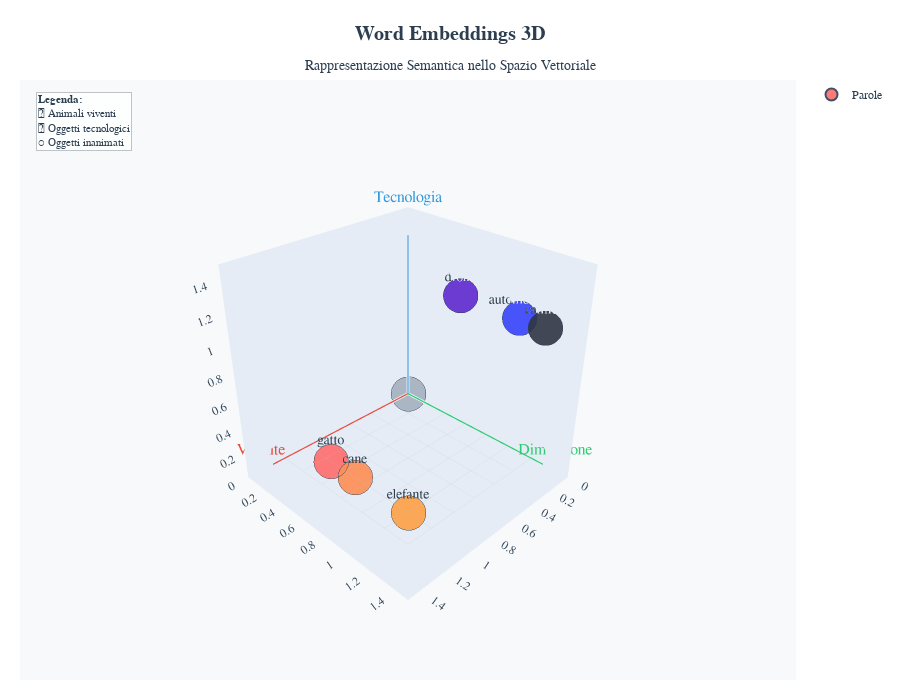

The notebook cell this image was saved under:
### Code cell
import plotly.graph_objects as go
import numpy as np

# Definizione delle parole e delle coordinate semantiche con colori semantici
parole_data = {
    "gatto": {"coords": (1, 0.25, 0), "color": "#FF6B6B", "category": "Animale"},
    "cane": {"coords": (1, 0.5, 0), "color": "#FF8E53", "category": "Animale"},
    "elefante": {"coords": (1, 1, 0), "color": "#FF9F43", "category": "Animale"},
    "drone": {"coords": (0, 0.5, 1), "color": "#5F27CD", "category": "Tecnologia"},
    "automobile": {"coords": (0, 1, 1), "color": "#3742FA", "category": "Tecnologia"},
    "camion": {"coords": (0, 1.2, 1), "color": "#2F3542", "category": "Tecnologia"},
    "pietra": {"coords": (0, 0, 0), "color": "#A4B0BE", "category": "Oggetto"},
}

# Estrazione coordinate e metadati
x = [data["coords"][0] for data in parole_data.values()]
y = [data["coords"][1] for data in parole_data.values()]
z = [data["coords"][2] for data in parole_data.values()]
labels = list(parole_data.keys())
colors = [data["color"] for data in parole_data.values()]
categories = [data["category"] for data in parole_data.values()]

# Creazione assi con stile migliorato
def create_axis_line(start, end, name, color='#2C3E50'):
    """Crea una linea per gli assi con freccia"""
    return go.Scatter3d(
        x=[start[0], end[0]], 
        y=[start[1], end[1]], 
        z=[start[2], end[2]],
        mode='lines',
        line=dict(color=color, width=6),
        name=name,
        showlegend=False,
        hoverinfo='skip'
    )

# Creazione frecce per gli assi
assi = [
    create_axis_line([0, 0, 0], [1.3, 0, 0], 'Asse X - Vivente', '#E74C3C'),
    create_axis_line([0, 0, 0], [0, 1.3, 0], 'Asse Y - Dimensione', '#2ECC71'),
    create_axis_line([0, 0, 0], [0, 0, 1.3], 'Asse Z - Tecnologia', '#3498DB')
]

# Aggiunta etichette degli assi con posizionamento migliorato
axis_labels = [
    go.Scatter3d(x=[1.4], y=[0], z=[0], mode='text', text=['Vivente'], 
                textfont=dict(size=16, color='#E74C3C', family="Arial Black"), 
                showlegend=False, hoverinfo='skip'),
    go.Scatter3d(x=[0], y=[1.4], z=[0], mode='text', text=['Dimensione'], 
                textfont=dict(size=16, color='#2ECC71', family="Arial Black"), 
                showlegend=False, hoverinfo='skip'),
    go.Scatter3d(x=[0], y=[0], z=[1.4], mode='text', text=['Tecnologia'], 
                textfont=dict(size=16, color='#3498DB', family="Arial Black"), 
                showlegend=False, hoverinfo='skip')
]

# Punti principali con stile migliorato
punti_principali = go.Scatter3d(
    x=x, y=y, z=z,
    mode='markers+text',
    text=labels,
    textposition='top center',
    textfont=dict(
        size=14,
        color='#2C3E50',
        family="Arial Bold"
    ),
    marker=dict(
        size=12,
        color=colors,
        line=dict(width=2, color='#2C3E50'),
        opacity=0.9,
        symbol='circle'
    ),
    name='Parole',
    hovertemplate='<b>%{text}</b><br>' +
                  'Vivente: %{x}<br>' +
                  'Dimensione: %{y}<br>' +
                  'Tecnologia: %{z}<br>' +
                  '<extra></extra>'
)

# Aggiunta griglia di riferimento sottile
def create_grid_lines():
    """Crea linee di griglia per facilitare la lettura"""
    grid_lines = []
    
    # Griglia sul piano XY (z=0)
    for i in np.arange(0, 1.3, 0.2):
        # Linee parallele all'asse X
        grid_lines.append(go.Scatter3d(
            x=[0, 1.2], y=[i, i], z=[0, 0],
            mode='lines', line=dict(color='#BDC3C7', width=1),
            showlegend=False, hoverinfo='skip', opacity=0.3
        ))
        # Linee parallele all'asse Y
        grid_lines.append(go.Scatter3d(
            x=[i, i], y=[0, 1.2], z=[0, 0],
            mode='lines', line=dict(color='#BDC3C7', width=1),
            showlegend=False, hoverinfo='skip', opacity=0.3
        ))
    
    return grid_lines

# Composizione della figura
fig = go.Figure(data=assi + axis_labels + [punti_principali] + create_grid_lines())

# Layout con impostazioni avanzate
fig.update_layout(
    title=dict(
        text='<b>Word Embeddings 3D</b><br><sub>Rappresentazione Semantica nello Spazio Vettoriale</sub>',
        x=0.5,
        font=dict(size=20, color='#2C3E50', family="Arial")
    ),
    width=900,   # Aumentata larghezza
    height=700,  # Aumentata altezza per bilanciare
    scene=dict(
        # Impostazioni assi migliorate
        xaxis=dict(
            title=dict(text='', font=dict(size=14, color='#E74C3C')),
            showspikes=False,
            showgrid=False,
            showline=False,
            zeroline=False,
            showticklabels=True,
            tickfont=dict(size=12, color='#34495E'),
            range=[0, 1.5]
        ),
        yaxis=dict(
            title=dict(text='', font=dict(size=14, color='#2ECC71')),
            showspikes=False,
            showgrid=False,
            showline=False,
            zeroline=False,
            showticklabels=True,
            tickfont=dict(size=12, color='#34495E'),
            range=[0, 1.5]
        ),
        zaxis=dict(
            title=dict(text='', font=dict(size=14, color='#3498DB')),
            showspikes=False,
            showgrid=False,
            showline=False,
            zeroline=False,
            showticklabels=True,
            tickfont=dict(size=12, color='#34495E'),
            range=[0, 1.5]
        ),
        # Impostazioni camera per vista ottimale
        camera=dict(
            eye=dict(x=1.8, y=1.8, z=1.5),
            center=dict(x=0, y=0, z=0),
            up=dict(x=0, y=0, z=1)
        ),
        # Sfondo e illuminazione
        bgcolor='#F8F9FA',
        aspectmode='cube'  # Mantiene proporzioni uguali
    ),
    # Margini ottimizzati
    margin=dict(l=20, r=20, b=20, t=80),
    # Sfondo generale
    paper_bgcolor='white',
    plot_bgcolor='white',
    # Font globale
    font=dict(family="Arial", size=12, color='#2C3E50')
)

# Aggiunta annotazioni esplicative
fig.add_annotation(
    x=0.02, y=0.98,
    xref="paper", yref="paper",
    text="<b>Legenda:</b><br>" +
         "🔴 Animali viventi<br>" +
         "🔵 Oggetti tecnologici<br>" +
         "⚪ Oggetti inanimati",
    showarrow=False,
    font=dict(size=11, color='#2C3E50'),
    bgcolor='rgba(255,255,255,0.8)',
    bordercolor='#BDC3C7',
    borderwidth=1,
    align="left"
)

# Impostazioni interattività
fig.update_layout(
    scene=dict(
        dragmode='turntable',  # Rotazione fluida
    ),
    hovermode='closest'
)

print("🎨 Visualizzazione Word Embeddings 3D migliorata")
print("📊 Caratteristiche:")
print("   • Font ottimizzati e leggibili")
print("   • Colori semantici per categorie")
print("   • Griglia di riferimento")
print("   • Hover informativi")
print("   • Layout bilanciato")
print("   • Interattività migliorata")

fig.show()

# Opzione per salvare ad alta risoluzione
# fig.write_html("word_embeddings_3d.html")
# fig.write_image("word_embeddings_3d.png", width=1200, height=900, scale=2)

### Figure 1 — Plotly figure (JSON) as saved in the notebook; plotly's stock layout.template omitted (floating-point values rounded to 4 significant figures)
{"data": [{"hoverinfo": "skip", "line": {"color": "#E74C3C", "width": 6}, "mode": "lines", "name": "Asse X - Vivente", "showlegend": false, "type": "scatter3d", "x": [0, 1.3], "y": [0, 0], "z": [0, 0]}, {"hoverinfo": "skip", "line": {"color": "#2ECC71", "width": 6}, "mode": "lines", "name": "Asse Y - Dimensione", "showlegend": false, "type": "scatter3d", "x": [0, 0], "y": [0, 1.3], "z": [0, 0]}, {"hoverinfo": "skip", "line": {"color": "#3498DB", "width": 6}, "mode": "lines", "name": "Asse Z - Tecnologia", "showlegend": false, "type": "scatter3d", "x": [0, 0], "y": [0, 0], "z": [0, 1.3]}, {"hoverinfo": "skip", "mode": "text", "showlegend": false, "text": ["Vivente"], "textfont": {"color": "#E74C3C", "family": "Arial Black", "size": 16}, "type": "scatter3d", "x": [1.4], "y": [0], "z": [0]}, {"hoverinfo": "skip", "mode": "text", "showlegend": false, "text": ["Dimensione"], "textfont": {"color": "#2ECC71", "family": "Arial Black", "size": 16}, "type": "scatter3d", "x": [0], "y": [1.4], "z": [0]}, {"hoverinfo": "skip", "mode": "text", "showlegend": false, "text": ["Tecnologia"], "textfont": {"color": "#3498DB", "family": "Arial Black", "size": 16}, "type": "scatter3d", "x": [0], "y": [0], "z": [1.4]}, {"hovertemplate": "<b>%{text}</b><br>Vivente: %{x}<br>Dimensione: %{y}<br>Tecnologia: %{z}<br><extra></extra>", "marker": {"color": ["#FF6B6B", "#FF8E53", "#FF9F43", "#5F27CD", "#3742FA", "#2F3542", "#A4B0BE"], "line": {"color": "#2C3E50", "width": 2}, "opacity": 0.9, "size": 12, "symbol": "circle"}, "mode": "markers+text", "name": "Parole", "text": ["gatto", "cane", "elefante", "drone", "automobile", "camion", "pietra"], "textfont": {"color": "#2C3E50", "family": "Arial Bold", "size": 14}, "textposition": "top center", "type": "scatter3d", "x": [1, 1, 1, 0, 0, 0, 0], "y": [0.25, 0.5, 1, 0.5, 1, 1.2, 0], "z": [0, 0, 0, 1, 1, 1, 0]}, {"hoverinfo": "skip", "line": {"color": "#BDC3C7", "width": 1}, "mode": "lines", "opacity": 0.3, "showlegend": false, "type": "scatter3d", "x": [0, 1.2], "y": [0, 0], "z": [0, 0]}, {"hoverinfo": "skip", "line": {"color": "#BDC3C7", "width": 1}, "mode": "lines", "opacity": 0.3, "showlegend": false, "type": "scatter3d", "x": [0, 0], "y": [0, 1.2], "z": [0, 0]}, {"hoverinfo": "skip", "line": {"color": "#BDC3C7", "width": 1}, "mode": "lines", "opacity": 0.3, "showlegend": false, "type": "scatter3d", "x": [0, 1.2], "y": [0.2, 0.2], "z": [0, 0]}, {"hoverinfo": "skip", "line": {"color": "#BDC3C7", "width": 1}, "mode": "lines", "opacity": 0.3, "showlegend": false, "type": "scatter3d", "x": [0.2, 0.2], "y": [0, 1.2], "z": [0, 0]}, {"hoverinfo": "skip", "line": {"color": "#BDC3C7", "width": 1}, "mode": "lines", "opacity": 0.3, "showlegend": false, "type": "scatter3d", "x": [0, 1.2], "y": [0.4, 0.4], "z": [0, 0]}, {"hoverinfo": "skip", "line": {"color": "#BDC3C7", "width": 1}, "mode": "lines", "opacity": 0.3, "showlegend": false, "type": "scatter3d", "x": [0.4, 0.4], "y": [0, 1.2], "z": [0, 0]}, {"hoverinfo": "skip", "line": {"color": "#BDC3C7", "width": 1}, "mode": "lines", "opacity": 0.3, "showlegend": false, "type": "scatter3d", "x": [0, 1.2], "y": [0.6, 0.6], "z": [0, 0]}, {"hoverinfo": "skip", "line": {"color": "#BDC3C7", "width": 1}, "mode": "lines", "opacity": 0.3, "showlegend": false, "type": "scatter3d", "x": [0.6, 0.6], "y": [0, 1.2], "z": [0, 0]}, {"hoverinfo": "skip", "line": {"color": "#BDC3C7", "width": 1}, "mode": "lines", "opacity": 0.3, "showlegend": false, "type": "scatter3d", "x": [0, 1.2], "y": [0.8, 0.8], "z": [0, 0]}, {"hoverinfo": "skip", "line": {"color": "#BDC3C7", "width": 1}, "mode": "lines", "opacity": 0.3, "showlegend": false, "type": "scatter3d", "x": [0.8, 0.8], "y": [0, 1.2], "z": [0, 0]}, {"hoverinfo": "skip", "line": {"color": "#BDC3C7", "width": 1}, "mode": "lines", "opacity": 0.3, "showlegend": false, "type": "scatter3d", "x": [0, 1.2], "y": [1, 1], "z": [0, 0]}, {"hoverinfo": "skip", "line": {"color": "#BDC3C7", "width": 1}, "mode": "lines", "opacity": 0.3, "showlegend": false, "type": "scatter3d", "x": [1, 1], "y": [0, 1.2], "z": [0, 0]}, {"hoverinfo": "skip", "line": {"color": "#BDC3C7", "width": 1}, "mode": "lines", "opacity": 0.3, "showlegend": false, "type": "scatter3d", "x": [0, 1.2], "y": [1.2, 1.2], "z": [0, 0]}, {"hoverinfo": "skip", "line": {"color": "#BDC3C7", "width": 1}, "mode": "lines", "opacity": 0.3, "showlegend": false, "type": "scatter3d", "x": [1.2, 1.2], "y": [0, 1.2], "z": [0, 0]}], "layout": {"annotations": [{"align": "left", "bgcolor": "rgba(255,255,255,0.8)", "bordercolor": "#BDC3C7", "borderwidth": 1, "font": {"color": "#2C3E50", "size": 11}, "showarrow": false, "text": "<b>Legenda:</b><br>🔴 Animali viventi<br>🔵 Oggetti tecnologici<br>⚪ Oggetti inanimati", "x": 0.02, "xref": "paper", "y": 0.98, "yref": "paper"}], "font": {"color": "#2C3E50", "family": "Arial", "size": 12}, "height": 700, "hovermode": "closest", "margin": {"b": 20, "l": 20, "r": 20, "t": 80}, "paper_bgcolor": "white", "plot_bgcolor": "white", "scene": {"aspectmode": "cube", "bgcolor": "#F8F9FA", "camera": {"center": {"x": 0, "y": 0, "z": 0}, "eye": {"x": 1.8, "y": 1.8, "z": 1.5}, "up": {"x": 0, "y": 0, "z": 1}}, "dragmode": "turntable", "xaxis": {"range": [0, 1.5], "showgrid": false, "showline": false, "showspikes": false, "showticklabels": true, "tickfont": {"color": "#34495E", "size": 12}, "title": {"font": {"color": "#E74C3C", "size": 14}, "text": ""}, "zeroline": false}, "yaxis": {"range": [0, 1.5], "showgrid": false, "showline": false, "showspikes": false, "showticklabels": true, "tickfont": {"color": "#34495E", "size": 12}, "title": {"font": {"color": "#2ECC71", "size": 14}, "text": ""}, "zeroline": false}, "zaxis": {"range": [0, 1.5], "showgrid": false, "showline": false, "showspikes": false, "showticklabels": true, "tickfont": {"color": "#34495E", "size": 12}, "title": {"font": {"color": "#3498DB", "size": 14}, "text": ""}, "zeroline": false}}, "title": {"font": {"color": "#2C3E50", "family": "Arial", "size": 20}, "text": "<b>Word Embeddings 3D</b><br><sub>Rappresentazione Semantica nello Spazio Vettoriale</sub>", "x": 0.5}, "width": 900}}
